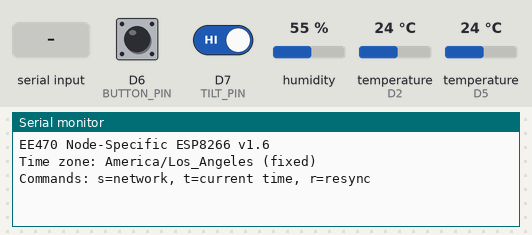
Recording of a sketch running on a simulated ESP8266 (NodeMCU). Shown: the last lines printed to the serial monitor. Inputs (shaded band) come from the test bench; at power-on: D6 (BUTTON_PIN) HIGH, D7 (TILT_PIN) HIGH, humidity 55 %, temperature (sensors on D2, D5) 24 °C. WiFi joins after 1.5 s; servers stay silent unless stated; uploads are accepted with an empty reply; the local clock reads 2024-03-15 10:24:30 at power-on unless the sketch sets it; web services answer with replies made up by the test bench.

Above: at 2.2 s.
2.3 s: D6 (BUTTON_PIN) pulled LOW for 0.15 s
At 2.51 s:
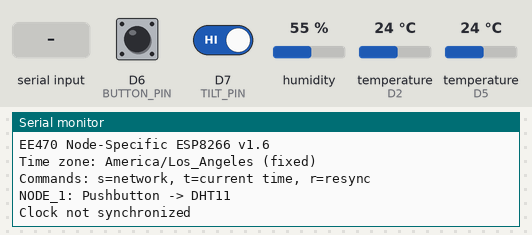
3.9 s: D7 (TILT_PIN) driven LOW
At 5.7 s:
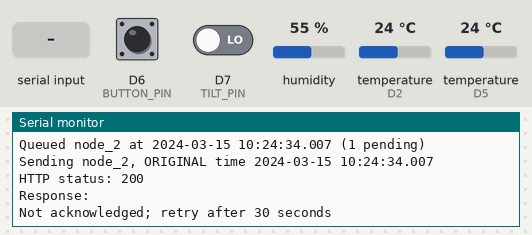
6.2 s: "t\n" received over Serial
At 7.3 s:
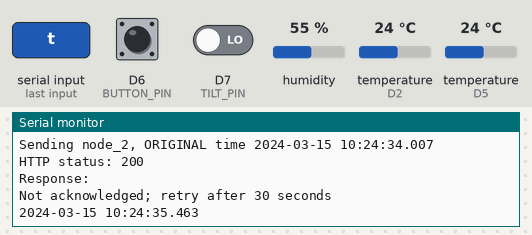
7.7 s: D6 (BUTTON_PIN) pulled LOW for 1 s
At 7.96 s:
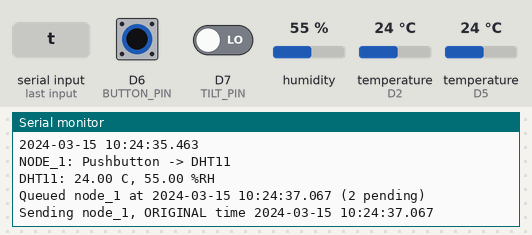
10.2 s: "inserted\n" received over Serial
At 11.6 s:
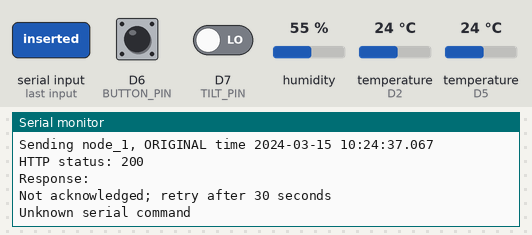

Measured:
- after the input at 2.3 s, the serial monitor: prints a new line after 0.08 s (image 1)
- after the input at 3.9 s, the serial monitor: prints a new line after 0.08 s (image 2)
- after the input at 6.2 s, the serial monitor: prints a new line at once (image 3)
- after the input at 7.7 s, the serial monitor: prints a new line after 0.08 s (image 4)
- after the input at 10.2 s, the serial monitor: prints a new line at once (image 5)

The sketch:

EE470_IoT.ino
```cpp
/*
 * EE470 ESP8266 IoT Monitoring
 * Version: 1.7
 *
 * Inputs:
 * DHT11         D5
 * HW-506        D2
 * Pushbutton    D6
 * Tilt Switch   D7
 *
 * Node_1: DHT11 temperature and humidity only
 * Node_2: HW-506 temperature only
 *
 * Outputs:
 * Serial Monitor and Hostinger MariaDB
 *
 * Features:
 * WiFi diagnostics
 * Fixed Pacific time zone (America/Los_Angeles)
 * TimeAPI synchronization
 * Debounced switch detection
 * Node-specific sensor measurements
 * HTTPS transmission
 * JSON acknowledgment
 * 30-second message retransmission
 *
 * Libraries:
 * ESP8266 Arduino Core
 * DHT Sensor Library
 * Adafruit Unified Sensor
 * OneWire
 * DallasTemperature
 * ArduinoJson 6.x
 */

#include <Arduino.h>
#include <ESP8266WiFi.h>
#include <ESP8266HTTPClient.h>
#include <WiFiClientSecureBearSSL.h>
#include <ArduinoJson.h>
#include <DHT.h>
#include <OneWire.h>
#include <DallasTemperature.h>
#include <time.h>
#include <math.h>

// 1. USER CONFIGURATION

const char* WIFI_SSID = "saiga";
const char* WIFI_PASSWORD = "sighail1234";

const char* SERVER_URL =
    "https://meka.blog/insert.php";

const char* API_TOKEN =
    "EE470_MyESP8266_2026_SecureKey_8742";

// 2. GPIO CONFIGURATION

#define DHT_PIN     D5
#define HW506_PIN   D2
#define BUTTON_PIN  D6
#define TILT_PIN    D7

// 3. TIMING CONFIGURATION

const uint32_t DEBOUNCE_MS = 80;
const uint32_t WIFI_RETRY_MS = 10000;
const uint32_t MESSAGE_RETRY_MS = 30000;

const uint32_t CLOCK_RESYNC_MS = 1800000;
const uint32_t CLOCK_FAILED_RETRY_MS = 300000;

const uint8_t QUEUE_CAPACITY = 12;

// 4. SENSOR OBJECTS

DHT dht(DHT_PIN, DHT11);

OneWire oneWire(HW506_PIN);
DallasTemperature hw506(&oneWire);

// 5. FIXED TIME ZONE - CALIFORNIA

const char* TIME_ZONE = "America/Los_Angeles";

// 6. STRUCTURES

struct InputSwitch {
    uint8_t pin;
    bool raw;
    bool stable;
    uint32_t changedAt;
};

struct ClockData {
    bool valid;
    int64_t localSeconds;
    uint16_t milliseconds;
    uint32_t syncedAt;
    uint32_t attemptedAt;
    bool attempted;
};

struct Measurement {
    char node[8];
    char timestamp[28];
    char zone[32];

    float temperature;
    float humidity;
    float temperature2;

    bool hasDHT;
    bool attempted;
    uint32_t lastAttempt;
};

// 7. GLOBAL VARIABLES

InputSwitch button = {
    BUTTON_PIN, HIGH, HIGH, 0
};

InputSwitch tilt = {
    TILT_PIN, HIGH, HIGH, 0
};

ClockData clockData = {
    false, 0, 0, 0, 0, false
};

Measurement queueData[QUEUE_CAPACITY];

uint8_t queueCount = 0;

uint32_t wifiLastAttempt = 0;
bool wifiWasConnected = false;

// 8. URL ENCODING

String urlEncode(const String& input) {

    String result;

    const char hex[] = "0123456789ABCDEF";

    for (size_t i = 0; i < input.length(); ++i) {

        uint8_t c = (uint8_t)input[i];

        if ((c >= 'a' && c <= 'z') ||
            (c >= 'A' && c <= 'Z') ||
            (c >= '0' && c <= '9') ||
            c == '-' || c == '_' || c == '.') {

            result += (char)c;

        } else {

            result += '%';
            result += hex[c >> 4];
            result += hex[c & 15];
        }
    }

    return result;
}

// 9. DATE CONVERSION

int64_t daysFromCivil(
    int y,
    unsigned m,
    unsigned d
) {

    y -= m <= 2;

    const int era =
        (y >= 0 ? y : y - 399) / 400;

    const unsigned yoe =
        (unsigned)(y - era * 400);

    const unsigned doy =
        (153 * (m + (m > 2 ? -3 : 9)) + 2) / 5
        + d - 1;

    const unsigned doe =
        yoe * 365 + yoe / 4 - yoe / 100 + doy;

    return (int64_t)era * 146097
           + doe - 719468;
}

// 11. NETWORK INFORMATION

void printNetwork() {

    Serial.println();
    Serial.println("===== NETWORK STATUS =====");

    if (WiFi.status() != WL_CONNECTED) {

        Serial.println("WiFi: DISCONNECTED");
        return;
    }

    Serial.print("SSID: ");
    Serial.println(WiFi.SSID());

    Serial.print("IP: ");
    Serial.println(WiFi.localIP());

    Serial.print("MAC: ");
    Serial.println(WiFi.macAddress());

    Serial.print("Gateway: ");
    Serial.println(WiFi.gatewayIP());

    Serial.print("DNS: ");
    Serial.println(WiFi.dnsIP());

    Serial.print("Channel: ");
    Serial.println(WiFi.channel());

    Serial.print("RSSI: ");
    Serial.print(WiFi.RSSI());
    Serial.println(" dBm");

    Serial.print("Pending messages: ");
    Serial.println(queueCount);

    Serial.print("Free RAM: ");
    Serial.print(ESP.getFreeHeap());
    Serial.println(" bytes");

    Serial.print("FLASH used: ");
    Serial.print(ESP.getSketchSize());
    Serial.println(" bytes");

    Serial.print("FLASH total: ");
    Serial.print(ESP.getFlashChipRealSize());
    Serial.println(" bytes");
}

// 12. WIFI SERVICE

void serviceWiFi() {

    if (WiFi.status() == WL_CONNECTED) {

        if (!wifiWasConnected) {

            wifiWasConnected = true;

            Serial.println("WiFi connected!");

            printNetwork();
        }

        return;
    }

    if (wifiWasConnected) {

        wifiWasConnected = false;

        Serial.println(
            "WiFi disconnected; reconnecting..."
        );
    }

    if ((uint32_t)(millis() - wifiLastAttempt)
        >= WIFI_RETRY_MS) {

        wifiLastAttempt = millis();

        WiFi.begin(WIFI_SSID, WIFI_PASSWORD);

        Serial.println("WiFi reconnect attempt");
    }
}

// 13. TIME SYNCHRONIZATION

bool synchronizeClock() {

    clockData.attempted = true;
    clockData.attemptedAt = millis();

    if (WiFi.status() != WL_CONNECTED) {
        return false;
    }

    String url =
        "https://timeapi.io/api/Time/current/zone?timeZone=";

    url += urlEncode(TIME_ZONE);

    BearSSL::WiFiClientSecure client;

    // Classroom testing only
    client.setInsecure();

    HTTPClient http;

    http.setTimeout(8000);
    http.setReuse(false);

    if (!http.begin(client, url)) {
        return false;
    }

    int code = http.GET();

    if (code != 200) {

        Serial.print("TimeAPI failure: ");
        Serial.println(code);

        http.end();
        return false;
    }

    String body = http.getString();

    http.end();

    StaticJsonDocument<768> data;

    if (deserializeJson(data, body)) {

        Serial.println("Invalid TimeAPI JSON");
        return false;
    }

    int y = data["year"] | 0;
    int mo = data["month"] | 0;
    int d = data["day"] | 0;

    int hh = data["hour"] | -1;
    int mm = data["minute"] | -1;
    int ss = data["seconds"] | -1;
    int ms = data["milliSeconds"] | 0;

    if (y < 2020 ||
        mo < 1 || mo > 12 ||
        d < 1 || d > 31 ||
        hh < 0 || hh > 23 ||
        mm < 0 || mm > 59 ||
        ss < 0 || ss > 59 ||
        ms < 0 || ms > 999) {

        return false;
    }

    clockData.localSeconds =
        daysFromCivil(y, mo, d) * 86400LL
        + hh * 3600
        + mm * 60
        + ss;

    clockData.milliseconds = ms;
    clockData.syncedAt = millis();
    clockData.valid = true;

    Serial.printf(
        "Time synchronized: %04d-%02d-%02d "
        "%02d:%02d:%02d.%03d\n",
        y, mo, d, hh, mm, ss, ms
    );

    Serial.print("Zone: ");
    Serial.println(TIME_ZONE);

    return true;
}

// 14. PERIODIC CLOCK SERVICE

void serviceClock() {

    if (WiFi.status() != WL_CONNECTED) {
        return;
    }

    uint32_t now = millis();

    if (clockData.valid &&
        (uint32_t)(now - clockData.syncedAt)
        < CLOCK_RESYNC_MS) {

        return;
    }

    if (clockData.attempted &&
        (uint32_t)(now - clockData.attemptedAt)
        < CLOCK_FAILED_RETRY_MS) {

        return;
    }

    synchronizeClock();
}

// 15. GENERATE TIMESTAMP

bool getTimestamp(
    char* out,
    size_t length
) {

    if (!clockData.valid) {
        return false;
    }

    uint64_t elapsed =
        (uint32_t)(millis() - clockData.syncedAt)
        + (uint64_t)clockData.milliseconds;

    time_t seconds =
        (time_t)(
            clockData.localSeconds
            + elapsed / 1000ULL
        );

    struct tm parts;

    if (gmtime_r(&seconds, &parts) == nullptr) {
        return false;
    }

    snprintf(
        out,
        length,
        "%04d-%02d-%02d %02d:%02d:%02d.%03u",

        parts.tm_year + 1900,
        parts.tm_mon + 1,
        parts.tm_mday,

        parts.tm_hour,
        parts.tm_min,
        parts.tm_sec,

        (unsigned)(elapsed % 1000ULL)
    );

    return true;
}

// 16. SERIAL INPUT

void processSerial() {

    if (!Serial.available()) {
        return;
    }

    String cmd =
        Serial.readStringUntil('\n');

    cmd.trim();

    if (cmd == "s" || cmd == "S") {

        printNetwork();
        return;
    }

    if (cmd == "r" || cmd == "R") {

        synchronizeClock();
        return;
    }

    if (cmd == "t" || cmd == "T") {

        char stamp[28];

        if (getTimestamp(stamp, sizeof(stamp))) {
            Serial.println(stamp);
        } else {
            Serial.println("Clock not synchronized");
        }

        return;
    }

    Serial.println("Unknown serial command");
}

// 17. INITIALIZE SWITCH

void initSwitch(InputSwitch& sw) {

    pinMode(sw.pin, INPUT_PULLUP);

    sw.raw = digitalRead(sw.pin);
    sw.stable = sw.raw;
    sw.changedAt = millis();
}

// 18. DEBOUNCE AND DETECT ACTIVATION

bool newActivation(InputSwitch& sw) {

    bool raw = digitalRead(sw.pin);

    uint32_t now = millis();

    if (raw != sw.raw) {

        sw.raw = raw;
        sw.changedAt = now;
    }

    if (raw != sw.stable &&
        (uint32_t)(now - sw.changedAt)
        >= DEBOUNCE_MS) {

        sw.stable = raw;

        // Only HIGH -> LOW
        return sw.stable == LOW;
    }

    return false;
}

// 19. READ THE SELECTED NODE'S SENSOR

bool sampleForNode(Measurement& msg) {

    if (msg.hasDHT) {

        // NODE_1: DHT11 ONLY

        msg.temperature = dht.readTemperature();
        msg.humidity = dht.readHumidity();

        if (isnan(msg.temperature) ||
            isnan(msg.humidity)) {

            Serial.println(
                "ERROR: DHT11 read failed"
            );

            return false;
        }

        Serial.printf(
            "DHT11: %.2f C, %.2f %%RH\n",
            msg.temperature,
            msg.humidity
        );

    } else {

        // NODE_2: HW-506 ONLY

        hw506.requestTemperatures();

        msg.temperature2 =
            hw506.getTempCByIndex(0);

        if (isnan(msg.temperature2) ||
            msg.temperature2 ==
                DEVICE_DISCONNECTED_C) {

            Serial.println(
                "ERROR: HW-506 read failed"
            );

            return false;
        }

        Serial.printf(
            "HW-506: %.2f C\n",
            msg.temperature2
        );
    }

    return true;
}

// 20. QUEUE MEASUREMENT

void queueMeasurement(
    const char* node,
    bool hasDHT
) {

    if (queueCount >= QUEUE_CAPACITY) {

        Serial.println(
            "Queue full: message not captured"
        );

        return;
    }

    if (!clockData.valid) {

        Serial.println(
            "Clock not synchronized"
        );

        return;
    }

    Measurement msg = {};

    snprintf(
        msg.node,
        sizeof(msg.node),
        "%s",
        node
    );

    snprintf(
        msg.zone,
        sizeof(msg.zone),
        "%s",
        TIME_ZONE
    );

    msg.hasDHT = hasDHT;

    if (!sampleForNode(msg)) {
        return;
    }

    if (!getTimestamp(
            msg.timestamp,
            sizeof(msg.timestamp))) {

        return;
    }

    msg.attempted = false;
    msg.lastAttempt = 0;

    queueData[queueCount++] = msg;

    Serial.printf(
        "Queued %s at %s (%u pending)\n",
        msg.node,
        msg.timestamp,
        queueCount
    );
}

// 21. NODE_1 PUSHBUTTON

void checkButton() {

    if (newActivation(button)) {

        Serial.println();
        Serial.println(
            "NODE_1: Pushbutton -> DHT11"
        );

        queueMeasurement("node_1", true);
    }
}

// 22. NODE_2 TILT SWITCH

void checkTilt() {

    if (newActivation(tilt)) {

        Serial.println();
        Serial.println(
            "NODE_2: Tilt -> HW-506"
        );

        queueMeasurement("node_2", false);
    }
}

// 23. HTTP TRANSMISSION

bool transmit(const Measurement& msg) {

    String url =
        String(SERVER_URL)
        + "?nodeId=" + urlEncode(msg.node)
        + "&timeReceived=" + urlEncode(msg.timestamp)
        + "&timeZone=" + urlEncode(msg.zone);

    if (msg.hasDHT) {

        // Node_1 sends DHT11 readings only

        url += "&nodeTemp=";
        url += String(msg.temperature, 2);

        url += "&nodeHum=";
        url += String(msg.humidity, 2);

    } else {

        // Node_2 sends HW-506 reading only

        url += "&nodeTemp2=";
        url += String(msg.temperature2, 2);
    }

    BearSSL::WiFiClientSecure client;

    // Classroom testing only
    client.setInsecure();

    HTTPClient http;

    http.setTimeout(8000);
    http.setReuse(false);

    if (!http.begin(client, url)) {
        return false;
    }

    http.addHeader(
        "X-IoT-Key",
        API_TOKEN
    );

    int status = http.GET();

    Serial.print("HTTP status: ");
    Serial.println(status);

    if (status != 200 && status != 201) {

        if (status < 0) {

            Serial.println(
                HTTPClient::errorToString(status)
            );

        } else {

            Serial.println(
                "Server returned an error"
            );
        }

        http.end();
        return false;
    }

    String body = http.getString();

    http.end();

    Serial.print("Response: ");
    Serial.println(body);

    StaticJsonDocument<256> json;

    if (deserializeJson(json, body)) {
        return false;
    }

    const char* result =
        json["status"] | "";

    bool accepted =
        json["accepted"] | false;

    return accepted &&
        (
            strcmp(result, "inserted") == 0 ||
            strcmp(result, "duplicate") == 0
        );
}

// 24. REMOVE ACKNOWLEDGED MESSAGE

void removeMessage(uint8_t index) {

    for (uint8_t i = index + 1;
         i < queueCount;
         ++i) {

        queueData[i - 1] = queueData[i];
    }

    --queueCount;
}

// 25. AUTOMATIC RETRANSMISSION

void serviceRetries() {

    if (WiFi.status() != WL_CONNECTED ||
        queueCount == 0) {

        return;
    }

    uint32_t now = millis();

    for (uint8_t i = 0;
         i < queueCount;
         ++i) {

        Measurement& msg = queueData[i];

        if (msg.attempted &&
            (uint32_t)(now - msg.lastAttempt)
            < MESSAGE_RETRY_MS) {

            continue;
        }

        msg.attempted = true;
        msg.lastAttempt = now;

        Serial.printf(
            "Sending %s, ORIGINAL time %s\n",
            msg.node,
            msg.timestamp
        );

        if (transmit(msg)) {

            Serial.println(
                "SERVER ACKNOWLEDGED"
            );

            removeMessage(i);

        } else {

            Serial.println(
                "Not acknowledged; retry after 30 seconds"
            );
        }

        break;
    }
}

// 26. SETUP

void setup() {

    Serial.begin(115200);
    Serial.setTimeout(30);

    delay(1000);

    Serial.println();
    Serial.println(
        "EE470 Node-Specific ESP8266 v1.6"
    );

    dht.begin();
    hw506.begin();

    initSwitch(button);
    initSwitch(tilt);

    Serial.println("Time zone: America/Los_Angeles (fixed)");
    Serial.println("Commands: s=network, t=current time, r=resync");

    WiFi.mode(WIFI_STA);
    WiFi.persistent(false);
    WiFi.setAutoReconnect(true);

    WiFi.begin(
        WIFI_SSID,
        WIFI_PASSWORD
    );

    wifiLastAttempt = millis();
}

// 27. MAIN LOOP

void loop() {

    processSerial();

    serviceWiFi();

    serviceClock();

    checkButton();

    checkTilt();

    serviceRetries();

    yield();
}
```
